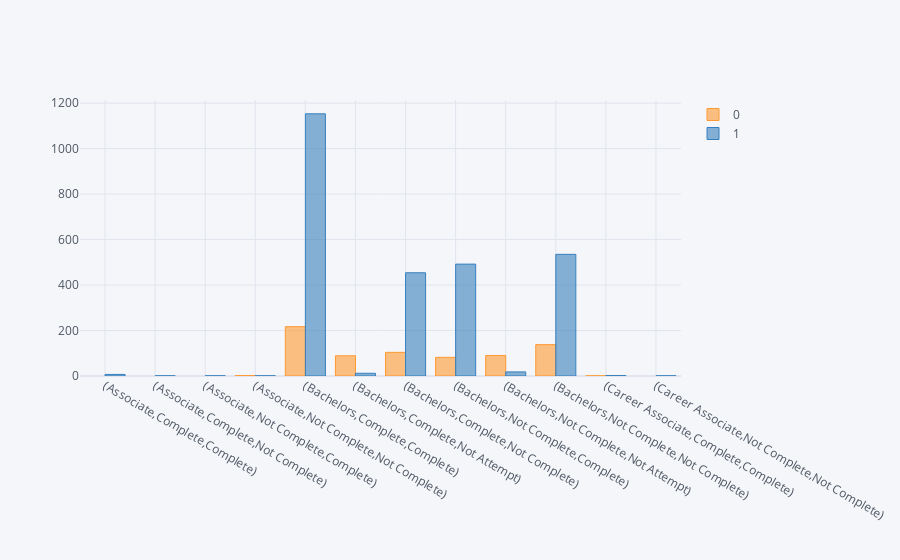

Write notebook code for a chart like this one.
### Code cell
fig=perf_stat0.iplot(kind='bar')

### Figure 1 — Plotly figure (JSON) as saved in the notebook; plotly's stock layout.template omitted (floating-point values rounded to 4 significant figures)
{"data": [{"marker": {"color": "rgba(255, 153, 51, 0.6)", "line": {"color": "rgba(255, 153, 51, 1.0)", "width": 1}}, "name": "0", "orientation": "v", "text": "", "type": "bar", "x": ["(Associate,Complete,Complete)", "(Associate,Complete,Not Complete)", "(Associate,Not Complete,Complete)", "(Associate,Not Complete,Not Complete)", "(Bachelors,Complete,Complete)", "(Bachelors,Complete,Not Attempt)", "(Bachelors,Complete,Not Complete)", "(Bachelors,Not Complete,Complete)", "(Bachelors,Not Complete,Not Attempt)", "(Bachelors,Not Complete,Not Complete)", "(Career Associate,Complete,Complete)", "(Career Associate,Not Complete,Not Complete)"], "y": ["", "", "", 2, 217, 89, 104, 82, 90, 138, 1, ""]}, {"marker": {"color": "rgba(55, 128, 191, 0.6)", "line": {"color": "rgba(55, 128, 191, 1.0)", "width": 1}}, "name": "1", "orientation": "v", "text": "", "type": "bar", "x": ["(Associate,Complete,Complete)", "(Associate,Complete,Not Complete)", "(Associate,Not Complete,Complete)", "(Associate,Not Complete,Not Complete)", "(Bachelors,Complete,Complete)", "(Bachelors,Complete,Not Attempt)", "(Bachelors,Complete,Not Complete)", "(Bachelors,Not Complete,Complete)", "(Bachelors,Not Complete,Not Attempt)", "(Bachelors,Not Complete,Not Complete)", "(Career Associate,Complete,Complete)", "(Career Associate,Not Complete,Not Complete)"], "y": [7, 1, 1, 1, 1153, 12, 454, 492, 18, 535, 2, 1]}], "layout": {"legend": {"bgcolor": "#F5F6F9", "font": {"color": "#4D5663"}}, "paper_bgcolor": "#F5F6F9", "plot_bgcolor": "#F5F6F9", "title": {"font": {"color": "#4D5663"}}, "xaxis": {"gridcolor": "#E1E5ED", "showgrid": true, "tickfont": {"color": "#4D5663"}, "title": {"font": {"color": "#4D5663"}, "text": ""}, "zerolinecolor": "#E1E5ED"}, "yaxis": {"gridcolor": "#E1E5ED", "showgrid": true, "tickfont": {"color": "#4D5663"}, "title": {"font": {"color": "#4D5663"}, "text": ""}, "zerolinecolor": "#E1E5ED"}}}
